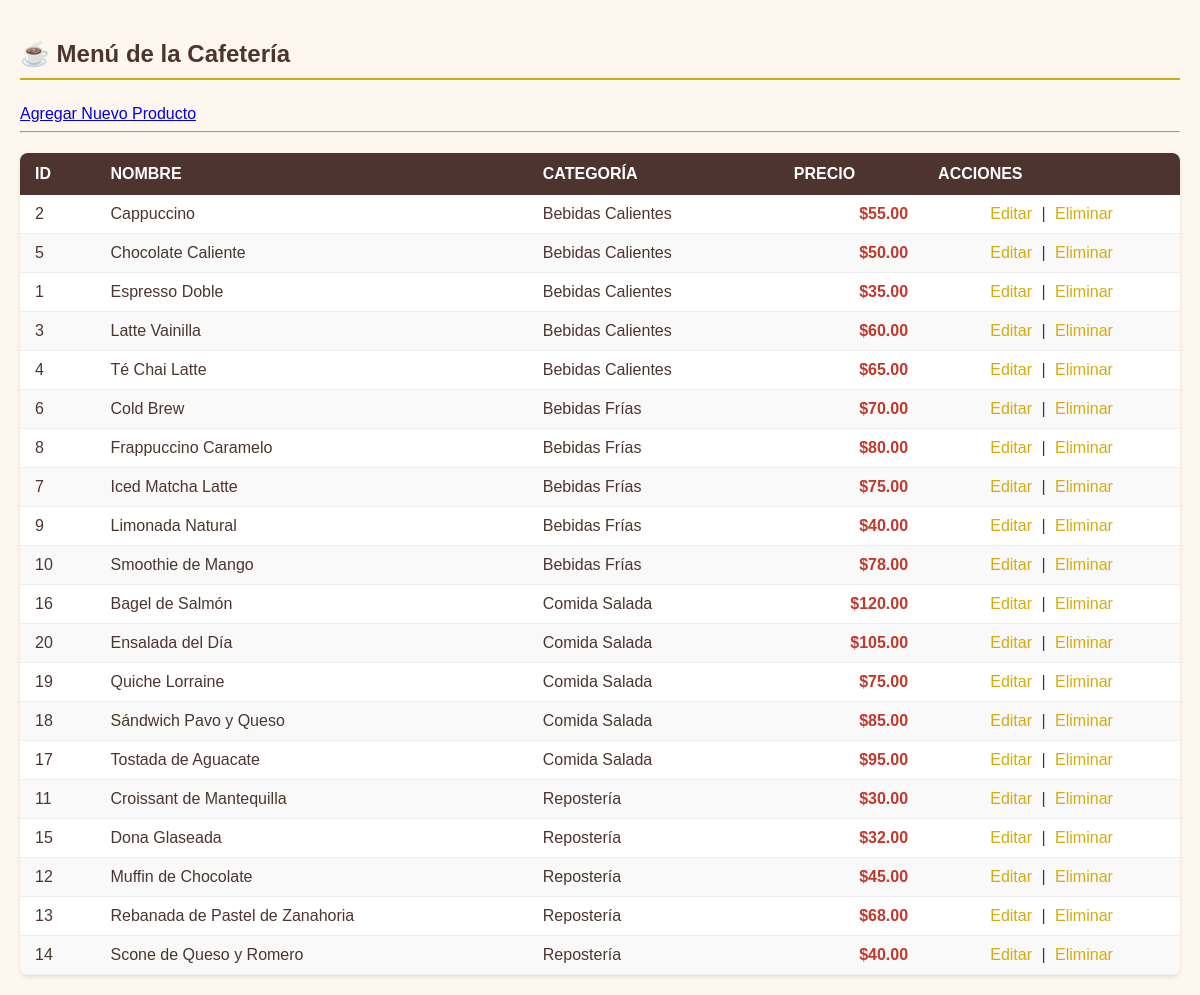
Page /menu.php on the committed database.
### tables this page shows
CREATE TABLE IF NOT EXISTS `productos` (
  `producto_id` int NOT NULL AUTO_INCREMENT,
  `nombre` varchar(150) NOT NULL,
  `descripcion` text,
  `precio` decimal(10,2) NOT NULL,
  `categoria` varchar(50) NOT NULL,
  PRIMARY KEY (`producto_id`)
);

### menu.php (the view, shortened to what this page needs)
<?php
include 'db_connection.php';
?>
<!DOCTYPE html>
<html lang="es">
<head>
</head>
<body>
    <h2>☕ Menú de la Cafetería</h2>
    <a href="crear_producto.php">Agregar Nuevo Producto</a>
    <hr>
    <table>
        <thead>
            <tr>
                <th>ID</th>
                <th>Nombre</th>
                <th>Categoría</th>
                <th>Precio</th>
                <th>Acciones</th>
            </tr>
        </thead>
        <tbody>
            <?php
            $sql = "SELECT producto_id, nombre, categoria, precio FROM productos ORDER BY categoria, nombre";
            $result = $conn->query($sql);
            if ($result->num_rows > 0) {
                while($row = $result->fetch_assoc()) {
                    echo "<tr>";
                    echo "<td>" . $row["producto_id"] . "</td>";
                    echo "<td>" . htmlspecialchars($row["nombre"]) . "</td>";
                    echo "<td>" . htmlspecialchars($row["categoria"]) . "</td>";
                    echo "<td>$" . number_format($row["precio"], 2) . "</td>";
                    echo "<td>";
                    echo "<a href='editar_producto.php?id=" . $row["producto_id"] . "'>Editar</a> | ";
                    echo "<a href='eliminar_producto.php?id=" . $row["producto_id"] . "' onclick='return confirm(\"¿Seguro que desea eliminar?\")'>Eliminar</a>";
                    echo "</td>";
                    echo "</tr>";
                }
            } else {
                echo "<tr><td colspan='5'>No hay productos en el menú.</td></tr>";
            }
            ?>
        </tbody>
    </table>
</body>
</html>

### menu.php (style rules this page uses)
:root { --color-cafe-oscuro: #4E342E; --color-crema-fondo: #FDF7F0; --color-destacado-fuerte: #D4AC0D; --color-sombra: rgba(0, 0, 0, 0.1); }
body { font-family: 'Arial', sans-serif; background-color: var(--color-crema-fondo); color: var(--color-cafe-oscuro); margin: 0; padding: 20px; }
h2 { color: var(--color-cafe-oscuro); border-bottom: 2px solid var(--color-destacado-fuerte); padding-bottom: 10px; margin-bottom: 25px; }
table { width: 100%; border-collapse: collapse; margin-top: 20px; background-color: #fff; box-shadow: 0 2px 4px var(--color-sombra); border-radius: 8px; overflow: hidden; }
table thead th { background-color: var(--color-cafe-oscuro); color: white; padding: 12px 15px; text-align: left; font-weight: bold; text-transform: uppercase; }
table tbody td { padding: 10px 15px; border-bottom: 1px solid #eee; }
table tbody tr:nth-child(even) { background-color: #f9f9f9; }
table td:nth-child(4) { font-weight: bold; text-align: right; color: #C0392B; }
table td:last-child { text-align: center; }
table td:last-child a { margin: 0 5px; color: var(--color-destacado-fuerte); text-decoration: none; transition: color 0.3s; }

### rows in the picture
productos: producto_id "2", nombre "Cappuccino", categoria "Bebidas Calientes", precio "55.00"
productos: producto_id "5", nombre "Chocolate Caliente", categoria "Bebidas Calientes", precio "50.00"
productos: producto_id "1", nombre "Espresso Doble", categoria "Bebidas Calientes", precio "35.00"
productos: producto_id "3", nombre "Latte Vainilla", categoria "Bebidas Calientes", precio "60.00"
productos: producto_id "4", nombre "Té Chai Latte", categoria "Bebidas Calientes", precio "65.00"
productos: producto_id "6", nombre "Cold Brew", categoria "Bebidas Frías", precio "70.00"
productos: producto_id "8", nombre "Frappuccino Caramelo", categoria "Bebidas Frías", precio "80.00"
productos: producto_id "7", nombre "Iced Matcha Latte", categoria "Bebidas Frías", precio "75.00"
productos: producto_id "9", nombre "Limonada Natural", categoria "Bebidas Frías", precio "40.00"
productos: producto_id "10", nombre "Smoothie de Mango", categoria "Bebidas Frías", precio "78.00"
productos: producto_id "16", nombre "Bagel de Salmón", categoria "Comida Salada", precio "120.00"
productos: producto_id "20", nombre "Ensalada del Día", categoria "Comida Salada", precio "105.00"
productos: producto_id "19", nombre "Quiche Lorraine", categoria "Comida Salada", precio "75.00"
productos: producto_id "18", nombre "Sándwich Pavo y Queso", categoria "Comida Salada", precio "85.00"
productos: producto_id "17", nombre "Tostada de Aguacate", categoria "Comida Salada", precio "95.00"
productos: producto_id "11", nombre "Croissant de Mantequilla", categoria "Repostería", precio "30.00"
productos: producto_id "15", nombre "Dona Glaseada", categoria "Repostería", precio "32.00"
productos: producto_id "12", nombre "Muffin de Chocolate", categoria "Repostería", precio "45.00"
productos: producto_id "13", nombre "Rebanada de Pastel de Zanahoria", categoria "Repostería", precio "68.00"
productos: producto_id "14", nombre "Scone de Queso y Romero", categoria "Repostería", precio "40.00"
